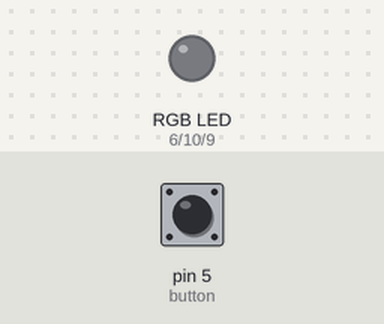
Recording of a sketch running on a simulated Arduino Uno, built with avr-gcc and run on an emulated ATmega328P. Parts: an RGB LED mixed from three pins (HIGH = lit). Dashed ring = blinking. The inputs (shaded band) are chosen by the test bench; at power-on: pin 5 (button) HIGH. Dim RGB values are drawn brighter than linear.

Above: at 1.2 s.
1.3 s: pin 5 (button) pulled LOW for 1 s
At 1.97 s:
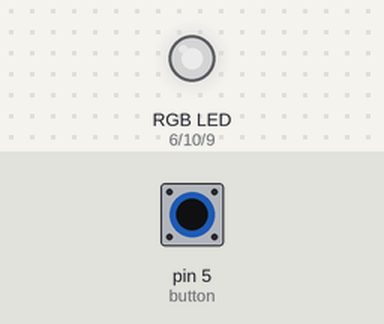
5.1 s: pin 5 (button) pulled LOW for 0.15 s
At 5.59 s:
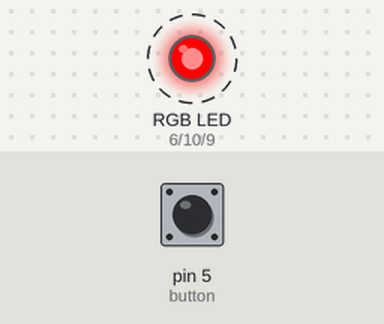
8.2 s: pin 5 (button) pulled LOW for 0.15 s
11.2 s: pin 5 (button) pulled LOW for 0.15 s
At 12.35 s:
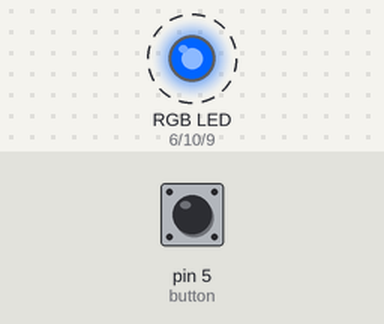
14.3 s: pin 5 (button) pulled LOW for 0.15 s
At 14.82 s:
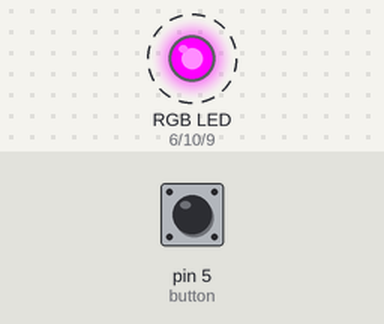
17.4 s: pin 5 (button) pulled LOW for 3.2 s
At 18.3 s:
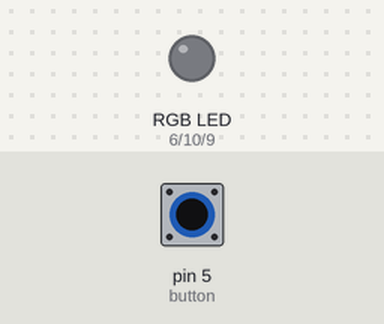
Timing chart, 0 to 20.4 s (numbered marks = the images above; inputs shaded):
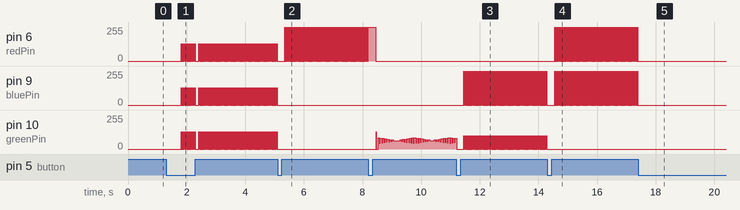

The sketch:

Duplicator-old.ino
```cpp
#include <OneWire.h>

const int button = 5;
const int redPin = 6;
const int greenPin = 10;
const int bluePin = 9;
const int ibuttonPin = 11;

OneWire ibutton (ibuttonPin);

int writeByte(byte data);
void writeCode(byte code[], int activeColor);
void setLedColor(String color);
void setLed(int red, int green, int blue);
void activeLedColor(int activeColor);
void blinkLed(int delayTime, int activeColor);

void setup() {
  Serial.begin(9600);
  pinMode(button, INPUT_PULLUP);
  pinMode(redPin, OUTPUT);
  pinMode(greenPin, OUTPUT);
  pinMode(bluePin, OUTPUT);
}

void loop() {
  static int activeLevel = 0;
  static int activeKeyCode = 0;
  static byte readAddress[8] = {
    0xFF, 0xFF, 0xFF, 0xFF, 0xFF, 0xFF, 0xFF, 0xFF      };
  static byte saveAddress[8];

  //ОБРАБОТЧИК НАЖАТИЙ КЛАВИШИ
  static boolean buttonLock = false;
  if(digitalRead(button) == LOW && buttonLock == false) {
    unsigned long buttonTime = millis();
    while(digitalRead(button) == LOW) {
      if(millis() - buttonTime > 500) break;
    }
    //Fast push
    if(millis() - buttonTime < 500) {
      if(activeKeyCode + 1 > 5) activeKeyCode = 0;
      else activeKeyCode++;
    }
    //Long push
    else if(millis() - buttonTime > 200) {
      if(activeLevel + 1 > 1) activeLevel = 0;
      else activeLevel++;
    }
    buttonLock = true;
  }
  if(buttonLock == true && digitalRead(button) == HIGH) {
    buttonLock = false;
    delay(100);
  }
  //----------//

  //Режим чтения
  if(activeLevel == 0) {
    if(ibutton.search(readAddress)) {
      blinkLed(10, activeKeyCode);
    }
    else {
      blinkLed(-1, activeKeyCode);
    }
  }
  //Режим записи
  else if(activeLevel == 1) {
    blinkLed(0, activeKeyCode);
    for (int i = 0; i < 8; i++) {
      saveAddress[i] = readAddress[i];
    }
    if (ibutton.search(readAddress)) {
      blinkLed(-1, activeKeyCode);
      delay(300);
      writeCode(saveAddress, activeKeyCode);
      activeLevel = 0;
    }
  }
}

//Функуция записи одельных битов
int writeByte(byte data) {
  for (int data_bit = 0; data_bit < 8; data_bit++) {
    if (data & 1) {
      digitalWrite(ibuttonPin, LOW);
      pinMode(ibuttonPin, OUTPUT);
      delayMicroseconds(60);
      pinMode(ibuttonPin, INPUT);
      digitalWrite(ibuttonPin, HIGH);
      delay(10);
    }
    else {
      digitalWrite(ibuttonPin, LOW);
      pinMode(ibuttonPin, OUTPUT);
      pinMode(ibuttonPin, INPUT);
      digitalWrite(ibuttonPin, HIGH);
      delay(10);
    }
    data = data >> 1;
  }
  return 0;
}

//Функуция записи адреса в ключ
void writeCode(byte code[], int activeColor) {
  ibutton.skip();
  ibutton.reset();
  ibutton.write(0x33);
  // send reset
  ibutton.skip();
  ibutton.reset();
  // send 0xD1
  ibutton.write(0xD1);
  // send logical 0
  digitalWrite(ibuttonPin, LOW);
  pinMode(ibuttonPin, OUTPUT);
  delayMicroseconds(60);
  pinMode(ibuttonPin, INPUT);
  digitalWrite(ibuttonPin, HIGH);
  delay(10);
  ibutton.skip();
  ibutton.reset();
  ibutton.write(0xD5);
  for (int i = 0; i < 8; i++) {
    writeByte(code[i]);
  }
  ibutton.reset();
  // send 0xD1
  ibutton.write(0xD1);
  //send logical 1
  digitalWrite(ibuttonPin, LOW);
  pinMode(ibuttonPin, OUTPUT);
  delayMicroseconds(10);
  pinMode(ibuttonPin, INPUT);
  digitalWrite(ibuttonPin, HIGH);
  delay(10);
}

void activeLedColor(int activeColor) {
  if(activeColor == 0) setLedColor("GRAY");
  else if(activeColor == 1) setLedColor("RED");
  else if(activeColor == 2) setLedColor("GREEN");
  else if(activeColor == 3) setLedColor("BLUE");
  else if(activeColor == 4) setLedColor("PINK");
  else if(activeColor == 5) setLedColor("YELLOW");
  else if(activeColor == -1) setLedColor("OFF");
}

void setLedColor(String color) {
  if(color == "OFF") setLed(0, 0, 0);
  else if(color == "RED") setLed(255, 0, 0);
  else if(color == "ORANGE") setLed(218, 104, 28);
  else if(color == "YELLOW") setLed(255, 255, 0);
  else if(color == "GREEN") setLed(0, 128, 0);
  else if(color == "BLUE") setLed(0, 100, 255);
  else if(color == "INDIGO") setLed(0, 0, 50);
  else if(color == "VIOLET") setLed(128, 0, 128);
  else if(color == "WHITE") setLed(255, 255, 255);
  else if(color == "GRAY") setLed(128, 128, 128);
  else if(color == "OLIVE") setLed(128, 128, 0);
  else if(color == "TEAL") setLed(0, 128, 128);
  else if(color == "PINK") setLed(255, 0, 255);
}

void setLed(int red, int green, int blue) {
  analogWrite(redPin, red);
  analogWrite(greenPin, green);
  analogWrite(bluePin, blue);
}

void blinkLed(int delayTime, int activeColor) {
  static unsigned long blinkTimer = millis();
  static boolean ledState = 0;
  if(delayTime == 0) {
    activeLedColor(activeColor);
  }
  if(delayTime == -1) {
    setLedColor("OFF");
  }
  else {
    if(millis() - blinkTimer > delayTime) {
      if(ledState == 0) {
        activeLedColor(activeColor);
        ledState = 1;
      }
      else if(ledState == 1) {
        setLedColor("OFF");
        ledState = 0;
      }
      blinkTimer = millis();
    }
  }
}
```

Measured:
- after the input at 1.3 s, pin 6 (redPin), pin 9 (bluePin), pin 10 (greenPin): goes 18 × (128/255 0.01 s, 0/255 0.01 s), 128/255 0.01 s, 0/255 0.11 s, 101 × (128/255 0.01 s, 0/255 0.01 s), 128/255 0.01 s, then 0/255, starting after 0.51 s
- after the input at 5.1 s, pin 9 (bluePin), pin 10 (greenPin): stops changing and stays 0/255
- after the input at 11.2 s, pin 9 (bluePin): alternates 255/255 for 0.01 s and 0/255 for 0.01 s, starting after 0.25 s
- after the input at 14.3 s, pin 6 (redPin): alternates 255/255 for 0.01 s and 0/255 for 0.01 s, starting after 0.25 s; pin 10 (greenPin): stops changing and stays 0/255
- after the input at 17.4 s, pin 6 (redPin), pin 9 (bluePin): stops changing and stays 0/255
